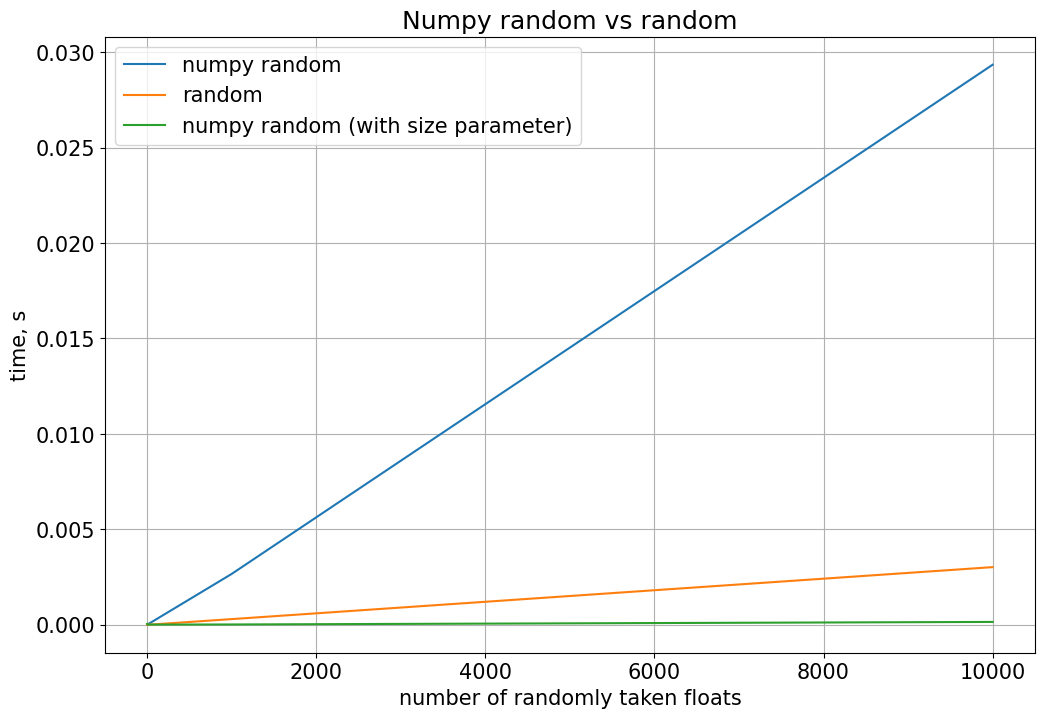

Python code for this plot:
import numpy as np
import random
import time
import matplotlib.pyplot as plt


def np_random_time(n):
    np_result, random_result, np_size_result = [], [], []
    up = 1
    while up <= n:
        print(up)
        start1 = time.time()
        np.random.uniform(0, 1, size=up)
        end1 = time.time()
        np_size_time = end1 - start1
        np_size_result += [np_size_time]
        start2 = time.time()
        for i in range(0, up):
            np.random.uniform(0, 1)
        end2 = time.time()
        np_time = end2 - start2
        np_result += [np_time]
        start3 = time.time()
        for j in range(0, up):
            random.uniform(0, 1)
        end3 = time.time()
        random_time = end3 - start3
        random_result += [random_time]
        up *= 10
    return np_result, random_result, np_size_result


res = np_random_time(10000)
np_res = res[0]
print(np_res)
random_res = res[1]
np_size_res = res[2]
xs = [10 ** i for i in range(len(np_res))]

# image size
plt.figure(figsize=(12, 8))
plt.rcParams['savefig.bbox'] = 'tight'
plt.rcParams['font.size'] = 15

# labels are needed for a legend
plt.plot(xs, np_res, label='numpy random')
plt.plot(xs, random_res, label='random')
plt.plot(xs, np_size_res, label='numpy random (with size parameter)')

plt.title('Numpy random vs random')

# add labels
plt.xlabel('number of randomly taken floats')
plt.ylabel('time, s')

# add legend
plt.legend()

# add grid
plt.grid()

# plt.show()
plt.savefig('1_np_random_time.png')
